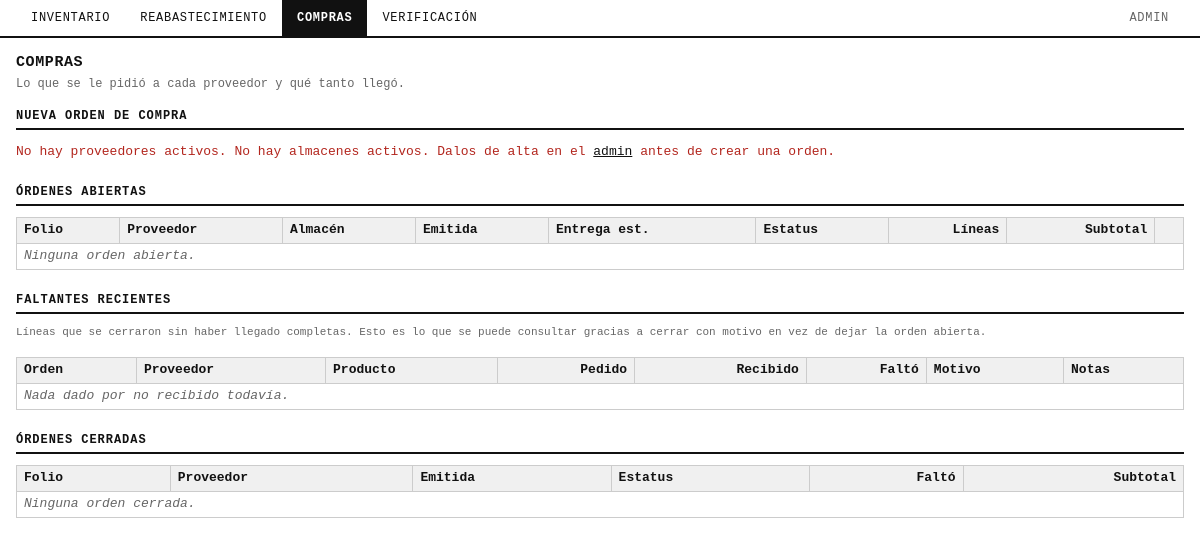
The page /compras/ (signed in) on the database as committed earlier.
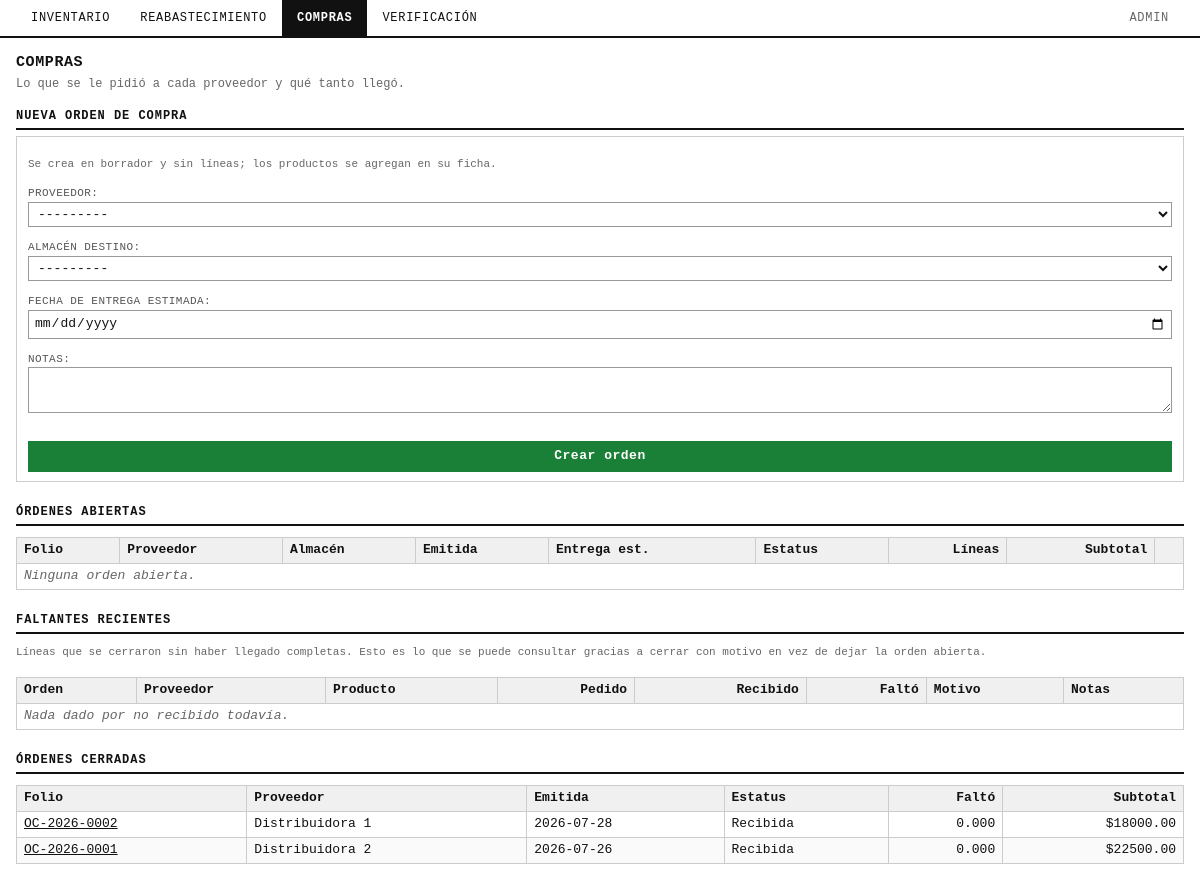
The same page on the database as committed later.
### compras/models.py (models this page shows, shortened)
class OrdenCompra(TimeStampedModel):
    class Estatus(models.TextChoices):
        BORRADOR = "borrador", "Borrador"
        ENVIADA = "enviada", "Enviada"
        CONFIRMADA = "confirmada", "Confirmada"
        RECIBIDA_PARCIAL = "recibida_parcial", "Recibida parcial"
        RECIBIDA = "recibida", "Recibida"
        CERRADA_INCOMPLETA = "cerrada_incompleta", "Cerrada con faltante"
        CANCELADA = "cancelada", "Cancelada"
    ESTATUS_FINALES = frozenset(
        {Estatus.RECIBIDA, Estatus.CERRADA_INCOMPLETA, Estatus.CANCELADA}
    )
    ESTATUS_DEDUCIDOS = frozenset(
        {Estatus.RECIBIDA_PARCIAL, Estatus.RECIBIDA, Estatus.CERRADA_INCOMPLETA}
    )
    folio = models.CharField(
        "folio",
        max_length=20,
        blank=True,
        help_text="Se genera solo al guardar por primera vez. No editar después.",
    )
    proveedor = models.ForeignKey(
        Proveedor, on_delete=models.PROTECT, related_name="ordenes_compra", verbose_name="proveedor"
    )
    almacen_destino = models.ForeignKey(
        Almacen, on_delete=models.PROTECT, related_name="ordenes_compra", verbose_name="almacén destino"
    )
    fecha_emision = models.DateField("fecha de emisión", default=timezone.localdate)
    fecha_entrega_estimada = models.DateField("fecha de entrega estimada", null=True, blank=True)
    estatus = models.CharField("estatus", max_length=20, choices=Estatus.choices, default=Estatus.BORRADOR)
    moneda = models.CharField("moneda", max_length=3, default="MXN")
    notas = models.TextField("notas", blank=True)
    class Meta:
        verbose_name = "orden de compra"
        verbose_name_plural = "órdenes de compra"
        ordering = ["-fecha_emision", "-folio"]
    @property
    def subtotal(self):
        return sum((d.importe for d in self.detalles.all()), Decimal("0"))
    @property
    def cantidad_faltante(self):
        return sum((d.cantidad_faltante for d in self.detalles.all()), Decimal("0"))
    @property
    def esta_abierta(self):
        return self.estatus not in self.ESTATUS_FINALES

class Proveedor(TimeStampedModel):
    nombre = models.CharField("nombre", max_length=150)
    razon_social = models.CharField("razón social", max_length=200, blank=True)
    rfc = models.CharField("RFC", max_length=13, blank=True)
    contacto = models.CharField("contacto", max_length=150, blank=True)
    telefono = models.CharField("teléfono", max_length=20, blank=True)
    email = models.EmailField("correo", blank=True)
    direccion = models.TextField("dirección", blank=True)
    dias_entrega_estimados = models.PositiveSmallIntegerField("días de entrega estimados")
    activo = models.BooleanField("activo", default=True)
    class Meta:
        verbose_name = "proveedor"
        verbose_name_plural = "proveedores"
        ordering = ["nombre"]
    def __str__(self):
        return self.nombre

class OrdenCompraDetalle(TimeStampedModel):
    class UnidadCompra(models.TextChoices):
        CAJA = "caja", "Caja"
        PIEZA = "pieza", "Pieza"
        KILOGRAMO = "kilogramo", "Kilogramo"
    class MotivoFaltante(models.TextChoices):
        NO_SURTIDO = "no_surtido", "No lo surtió el proveedor"
        AGOTADO = "agotado", "Agotado con el proveedor"
        CALIDAD = "calidad", "Rechazado por calidad"
        CANCELADO = "cancelado", "Cancelado por nosotros"
    orden = models.ForeignKey(OrdenCompra, on_delete=models.CASCADE, related_name="detalles", verbose_name="orden")
    producto = models.ForeignKey(Producto, on_delete=models.PROTECT, related_name="detalles_orden_compra", verbose_name="producto")
    cantidad_pedida = models.DecimalField("cantidad pedida", max_digits=12, decimal_places=3)
    unidad_compra = models.CharField("unidad de compra", max_length=10, choices=UnidadCompra.choices)
    unidades_por_caja = models.PositiveIntegerField(
        "unidades por caja", help_text="Fotografía al momento del pedido; no se actualiza si cambia después."
    )
    costo_unitario = models.DecimalField(
        "costo unitario", max_digits=10, decimal_places=2, help_text="Fotografía al momento del pedido."
    )
    cerrado = models.BooleanField(
        "cerrado",
        default=False,
        help_text="Lo que faltó de esta línea ya no va a llegar; deja de contar como pendiente.",
    )
    motivo_faltante = models.CharField(
        "motivo del faltante", max_length=20, choices=MotivoFaltante.choices, blank=True
    )
    notas_faltante = models.CharField("notas del faltante", max_length=255, blank=True)
    cerrado_en = models.DateTimeField("cerrado en", null=True, blank=True)
    cerrado_por = models.ForeignKey(
        settings.AUTH_USER_MODEL,
        on_delete=models.SET_NULL,
        null=True,
        blank=True,
        related_name="lineas_compra_cerradas",
        verbose_name="cerrado por",
    )
    class Meta:
        verbose_name = "detalle de orden de compra"
        verbose_name_plural = "detalles de orden de compra"
        ordering = ["orden", "producto"]
        constraints = [models.UniqueConstraint(fields=["orden", "producto"], name="orden_compra_detalle_unico")]
    @property
    def importe(self):
        return self.cantidad_pedida * self.costo_unitario
    @property
    def cantidad_faltante(self):
        if not self.cerrado:
            return Decimal("0")
        return max(self.cantidad_pedida - self.cantidad_recibida, Decimal("0"))

### core/compras_consola.py (the view)
# urls.py: path("compras/", compras_consola.pagina_compras, name="compras"),
@staff_member_required
def pagina_compras(request):
    ordenes = (
        OrdenCompra.objects.select_related("proveedor", "almacen_destino")
        .prefetch_related("detalles__producto", "detalles__recepciones")
        .annotate(n_lineas=Count("detalles", distinct=True))
        .order_by("-fecha_emision", "-folio")
    )
    abiertas = [o for o in ordenes if o.esta_abierta]
    cerradas = [o for o in ordenes if not o.esta_abierta]
    return render(
        request,
        "core/compras.html",
        {
            "pagina": "compras",
            "form_orden": forms.OrdenCompraForm(),
            "abiertas": abiertas,
            "cerradas": cerradas[:20],
            "hay_proveedores": Proveedor.objects.filter(activo=True).exists(),
            "hay_almacenes": Almacen.objects.filter(activo=True).exists(),
            "faltantes": _resumen_faltantes(),
        },
    )

### core/forms.py
class OrdenCompraForm(BaseConsolaForm):
    class Meta:
        model = OrdenCompra
        fields = ("proveedor", "almacen_destino", "fecha_entrega_estimada", "notas")
        widgets = {
            "fecha_entrega_estimada": forms.DateInput(attrs={"type": "date"}),
            "notas": forms.Textarea(attrs={"rows": 2}),
        }
    def __init__(self, *args, **kwargs):
        super().__init__(*args, **kwargs)
        self.fields["proveedor"].queryset = Proveedor.objects.filter(activo=True)
        self.fields["almacen_destino"].queryset = Almacen.objects.filter(activo=True)
        self.fields["fecha_entrega_estimada"].required = False

### core/compras_consola.py (called while the page is built)
def _resumen_faltantes(limite=15):
    lineas = (
        OrdenCompraDetalle.objects.filter(cerrado=True)
        .select_related("producto", "orden__proveedor")
        .order_by("-cerrado_en")[:limite]
    )
    return [l for l in lineas if l.cantidad_faltante > 0]

### inventario/models.py (called while the page is built)
    def __str__(self):
        return f"{self.clave} — {self.nombre}"

### core/templates/core/compras.html (shortened to what this page needs)
{% extends "core/base_temporal.html" %}
{% block encabezado %}Compras{% endblock %}
{% block subtitulo %}
  Lo que se le pidió a cada proveedor y qué tanto llegó.
{% endblock %}
{% block contenido %}
<section>
  <h2>Nueva orden de compra</h2>
  {% if not hay_proveedores or not hay_almacenes %}
    <p class="neg">
      {% if not hay_proveedores %}No hay proveedores activos.{% endif %}
      {% if not hay_almacenes %}No hay almacenes activos.{% endif %}
      Dalos de alta en el <a href="/admin/">admin</a> antes de crear una orden.
    </p>
  {% else %}
    <div class="panel ancho">
      <p class="apagado">
        Se crea en borrador y sin líneas; los productos se agregan en su ficha.
      </p>
      <form method="post" action="{% url 'core:compra_crear' %}">
        {{ form_orden.as_p }}
        <button type="submit" class="accion">Crear orden</button>
      </form>
    </div>
  {% endif %}
</section>
<section>
  <h2>Órdenes abiertas</h2>
  <div class="wrap"><table>
    <thead><tr>
      <th>Folio</th><th>Proveedor</th><th>Almacén</th><th>Emitida</th>
      <th>Entrega est.</th><th>Estatus</th>
      <th class="num">Líneas</th><th class="num">Subtotal</th><th></th>
    </tr></thead>
    <tbody>
    {% for o in abiertas %}
      <tr>
        <td><a href="{% url 'core:compra_ficha' o.pk %}">{{ o.folio }}</a></td>
        <td>{{ o.proveedor }}</td>
        <td>{{ o.almacen_destino.clave }}</td>
        <td>{{ o.fecha_emision|date:"Y-m-d" }}</td>
        <td>{{ o.fecha_entrega_estimada|date:"Y-m-d"|default:"—" }}</td>
        <td>{{ o.get_estatus_display }}</td>
        <td class="num">{{ o.n_lineas }}</td>
        <td class="num">${{ o.subtotal|floatformat:2 }}</td>
        <td><a href="{% url 'core:compra_ficha' o.pk %}">Recibir</a></td>
      </tr>
    {% empty %}
      <tr><td colspan="9" class="vacio">Ninguna orden abierta.</td></tr>
    {% endfor %}
    </tbody>
  </table></div>
</section>
<section>
  <h2>Faltantes recientes</h2>
  <p class="apagado">
    Líneas que se cerraron sin haber llegado completas. Esto es lo que se puede
    consultar gracias a cerrar con motivo en vez de dejar la orden abierta.
  </p>
  <div class="wrap"><table>
    <thead><tr>
      <th>Orden</th><th>Proveedor</th><th>Producto</th>
      <th class="num">Pedido</th><th class="num">Recibido</th><th class="num">Faltó</th>
      <th>Motivo</th><th>Notas</th>
    </tr></thead>
    <tbody>
    {% for l in faltantes %}
      <tr>
        <td><a href="{% url 'core:compra_ficha' l.orden.pk %}">{{ l.orden.folio }}</a></td>
        <td>{{ l.orden.proveedor }}</td>
        <td>{{ l.producto.sku }}</td>
        <td class="num">{{ l.cantidad_pedida|floatformat:3 }}</td>
        <td class="num">{{ l.cantidad_recibida|floatformat:3 }}</td>
        <td class="num neg">{{ l.cantidad_faltante|floatformat:3 }}</td>
        <td>{{ l.get_motivo_faltante_display }}</td>
        <td>{{ l.notas_faltante|default:"—" }}</td>
      </tr>
    {% empty %}
      <tr><td colspan="8" class="vacio">Nada dado por no recibido todavía.</td></tr>
    {% endfor %}
    </tbody>
  </table></div>
</section>
<section>
  <h2>Órdenes cerradas</h2>
  <div class="wrap"><table>
    <thead><tr>
      <th>Folio</th><th>Proveedor</th><th>Emitida</th><th>Estatus</th>
      <th class="num">Faltó</th><th class="num">Subtotal</th>
    </tr></thead>
    <tbody>
    {% for o in cerradas %}
      <tr>
        <td><a href="{% url 'core:compra_ficha' o.pk %}">{{ o.folio }}</a></td>
        <td>{{ o.proveedor }}</td>
        <td>{{ o.fecha_emision|date:"Y-m-d" }}</td>
        <td>{{ o.get_estatus_display }}</td>
        <td class="num{% if o.cantidad_faltante %} neg{% endif %}">{{ o.cantidad_faltante|floatformat:3 }}</td>
        <td class="num">${{ o.subtotal|floatformat:2 }}</td>
      </tr>
    {% empty %}
      <tr><td colspan="6" class="vacio">Ninguna orden cerrada.</td></tr>
    {% endfor %}
    </tbody>
  </table></div>
</section>
{% endblock %}

Rows that differ between the two databases and show on the page:
added OrdenCompra: folio "OC-2026-0002", proveedor "Distribuidora 1", fecha_emision "2026-07-28", estatus "Recibida", cantidad_faltante "0.000", subtotal "18000.00"
added OrdenCompra: folio "OC-2026-0001", proveedor "Distribuidora 2", fecha_emision "2026-07-26", estatus "Recibida", cantidad_faltante "0.000", subtotal "22500.00"
Other text that changed with them:
form field proveedor: (not shown) → "---------"
form field almacen_destino: (not shown) → "---------"
text no longer shown: "No hay proveedores activos. No hay almacenes activos. Dalos de alta en el admin antes de crear una orden. Ninguna orden cerrada."
text now shown: "Se crea en borrador y sin líneas; los productos se agregan en su ficha. PROVEEDOR: ALMACÉN DESTINO: FECHA DE ENTREGA ESTIMADA: NOTAS: Crear orden"
